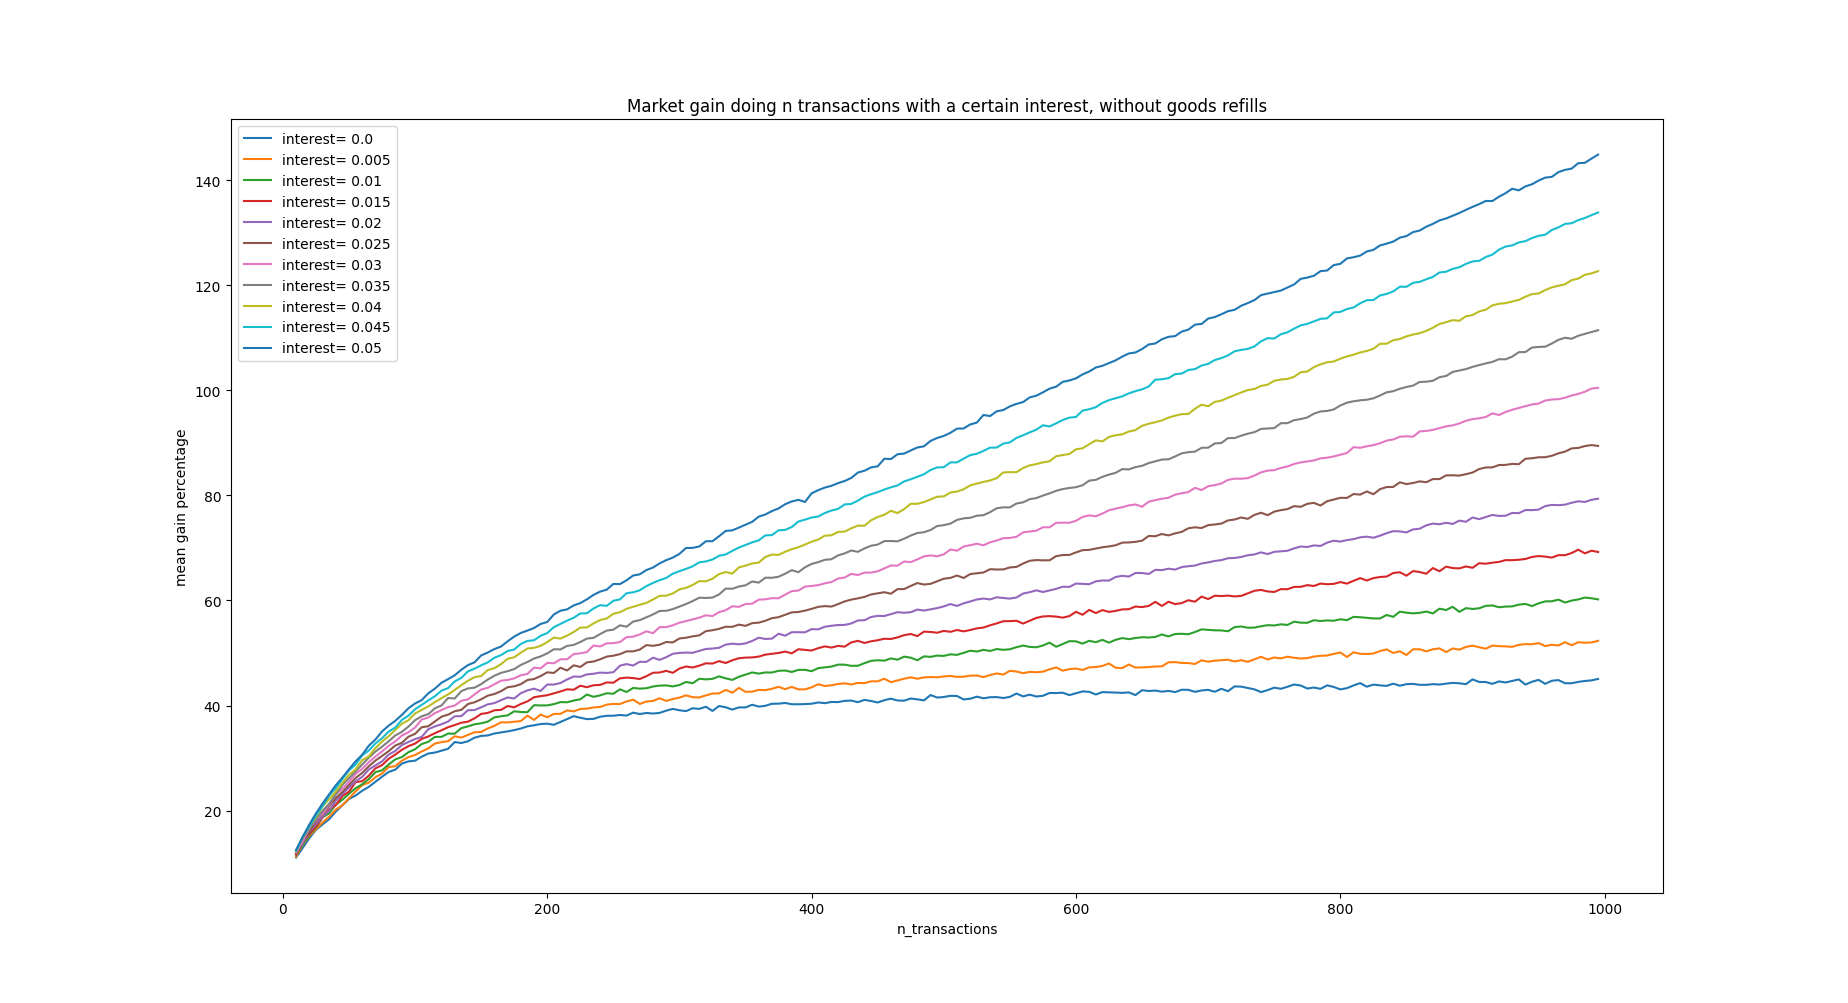

Reproduce this figure in Python.
import json
import matplotlib.pyplot as plt

filename = 'simulations_no_refill.json'
f = open(filename)
data = json.load(f)

simulations = data['simulations']
print(f"gathered {len(simulations)} points")
 
interests = {}

for simulation in simulations:
  inter = simulation['interest']
  if inter not in interests:
    interests[inter] = {"x": [], "y": []}
  interests[inter]["x"].append(simulation['n_transactions'])
  interests[inter]["y"].append(simulation['gain_percentages_mean'])

f.close()

for key, value in interests.items():
  x = value['x']
  y = value['y']
  plt.plot(x, y, label = f"interest= {key}")

plt.xlabel('n_transactions')
plt.ylabel('mean gain percentage')
plt.title('Market gain doing n transactions with a certain interest, without goods refills')

plt.legend()
plt.show()
